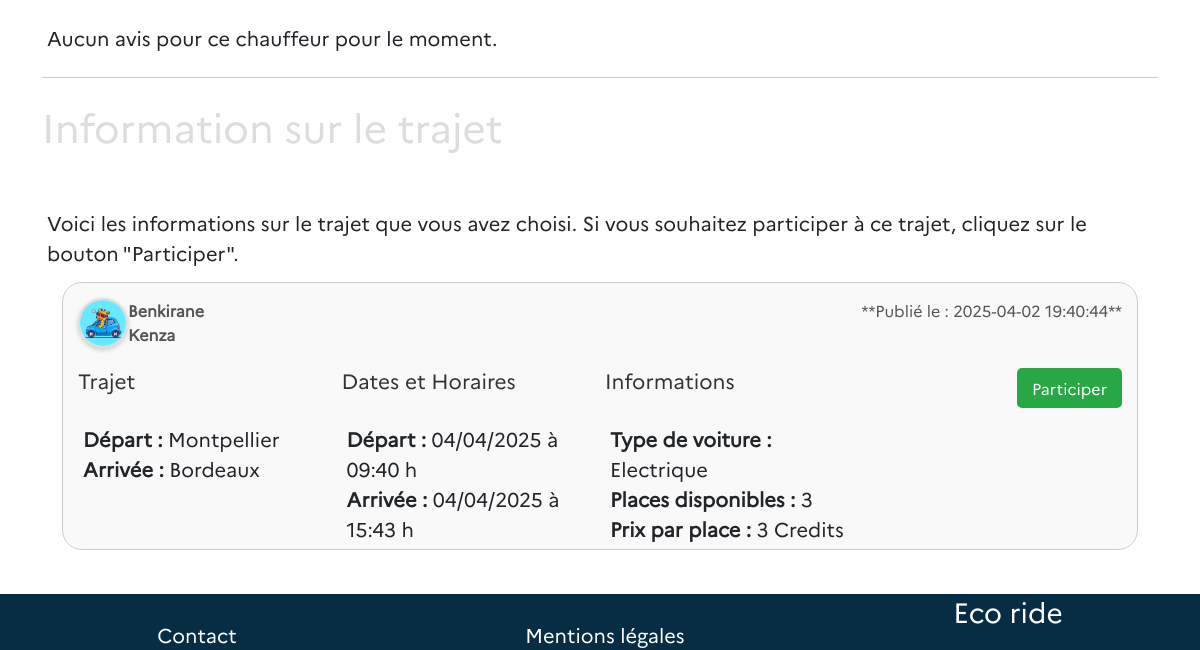
The app's page /pages/participer.php?covoiturage_id=117 (lower part), older data.
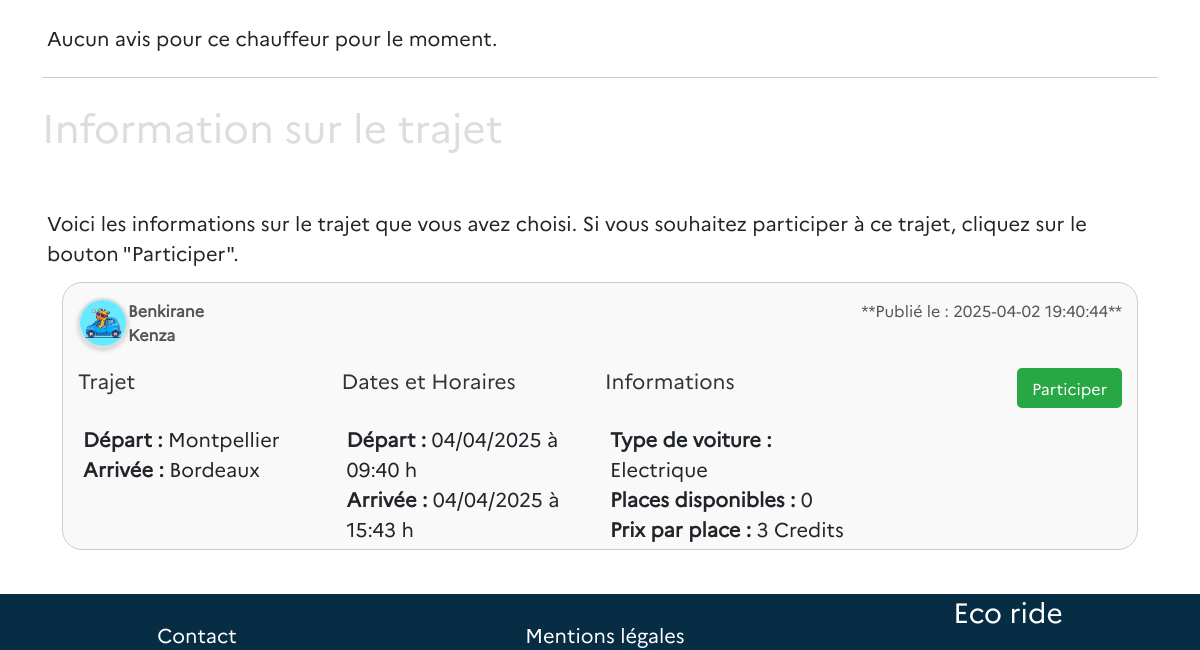
The same page, newer data.
### tables this page shows
CREATE TABLE "covoiturages" (
	"covoiturage_id"	INTEGER,
	"date_depart"	TEXT,
	"heure_depart"	TEXT,
	"lieu_depart"	TEXT,
	"date_arrivee"	TEXT,
	"heure_arrivee"	TEXT,
	"prix_personne"	INTEGER,
	"user_id"	INTEGER,
	"created_at"	TEXT,
	"lieu_arrivee"	TEXT,
	"nb_place"	INTEGER,
	"voiture_id"	INTEGER,
	"evaluation"	INTEGER,
	"commentaire"	TEXT,
	"statut"	TEXT DEFAULT 'en_attente',
	PRIMARY KEY("covoiturage_id" AUTOINCREMENT),
	FOREIGN KEY("user_id") REFERENCES "utilisateurs"("user_id")
);

CREATE TABLE "utilisateurs" (
	"user_id"	INTEGER,
	"nom"	TEXT,
	"prenom"	TEXT,
	"adresse"	TEXT,
	"email"	TEXT UNIQUE,
	"password"	TEXT,
	"telephone"	TEXT,
	"date_naissance"	TEXT,
	"photo"	BLOB,
	"pseudo"	TEXT UNIQUE,
	"credits"	INTEGER DEFAULT 20,
	"ville"	TEXT,
	"covoiturage_id"	INTEGER,
	PRIMARY KEY("user_id" AUTOINCREMENT),
	FOREIGN KEY("covoiturage_id") REFERENCES "covoiturages"("covoiturage_id")
);

CREATE TABLE "voitures" (
	"voiture_id"	INTEGER,
	"modele"	TEXT,
	"immatriculation"	TEXT UNIQUE,
	"energie"	TEXT,
	"couleur"	TEXT,
	"date_premiere_immatriculation"	TEXT,
	"user_id"	INTEGER,
	PRIMARY KEY("voiture_id" AUTOINCREMENT)
);

### pages/participer.php (the view, shortened to what this page needs)
<?php
$pdo = new PDO("sqlite:/Users/macosdev/Documents/GitHub/ecoRide-DrissBenkirane/ecorideDatabase.db");
$pdo->setAttribute(PDO::ATTR_ERRMODE, PDO::ERRMODE_EXCEPTION);
$covoiturage = null;
if (isset($_GET['covoiturage_id'])) {
    $covoiturage_id = $_GET['covoiturage_id'];
    try {
        $stmt = $pdo->prepare("
            SELECT c.*, u.nom AS nom, u.prenom AS prenom, u.date_naissance, u.photo,
                   v.modele, v.couleur, v.immatriculation, v.energie
            FROM covoiturages c
            LEFT JOIN utilisateurs u ON c.user_id = u.user_id
            LEFT JOIN voitures v ON c.voiture_id = v.voiture_id
            WHERE c.covoiturage_id = :covoiturage_id
        ");
        $stmt->bindParam(':covoiturage_id', $covoiturage_id, PDO::PARAM_INT);
        $stmt->execute();
        $covoiturage = $stmt->fetch(PDO::FETCH_OBJ);
    } catch (PDOException $e) {
        echo "Erreur lors de la récupération des informations du covoiturage : " . $e->getMessage();
    }
    try {
        $stmt = $pdo->prepare("
            SELECT
                u.user_id,
                u.nom,
                u.prenom,
                u.photo,
                a.avis_id,
                a.commentaire,
                a.note
            FROM Participations p
            JOIN avis a ON p.user_id = a.user_id
            JOIN utilisateurs u ON a.user_id = u.user_id
            WHERE p.covoiturage_id = :covoiturage_id
        ");
        $stmt->bindParam(':covoiturage_id', $covoiturage_id);
        $stmt->execute();
        $avis = $stmt->fetchAll(PDO::FETCH_OBJ);
        var_dump($resultats);
    } catch (PDOException $e) {
        echo "Erreur lors de la récupération des données : " . $e->getMessage();
    }
}
require_once '/Users/macosdev/Documents/GitHub/ecoRide-DrissBenkirane/elements/header.php';
?>
<div class="container">
    <br>
    <?php if ($covoiturage): ?>
        <br>
    <?php else: ?>
        <p>Covoiturage non trouvé.</p>
    <?php endif; ?>
    <?php if (!empty($avis)) : ?>
        <?php foreach ($avis as $unAvis) : ?>
            <div class="publication-cadre">
                <div class="publication-header">
                </div>
                <div class="publication-details">
                    <div class="avis-section">
                        <div class="avis-cadre">
                            <div class="avis-header">
                                <span>
                                    <img src="<?= htmlspecialchars($unAvis->photo) ?>"
                                        alt="Photo de <?= htmlspecialchars($unAvis->nom) ?>" class="photo-utilisateur"
                                        height="50" width="50">
                                </span>
                                <strong class="container">Avis donné par : </strong> <?= htmlspecialchars($unAvis->prenom) ?>
                                <?= htmlspecialchars($unAvis->nom) ?></br></br>
                            </div>
                            <div class="avis-contenu">
                                <p>"<?= htmlspecialchars($unAvis->commentaire) ?>"</p></br>
                                <span class="container">Note : <?= htmlspecialchars($unAvis->note) ?>/5</span>
                            </div>
                        </div>
                    </div>
                </div>
            </div>
        <?php endforeach; ?>
    <?php else : ?>
        <p>Aucun avis pour ce chauffeur pour le moment.</p>
    <?php endif; ?>
    <div class="ligne-horizontale"></div></br>
    <h1>Information sur le trajet</h1></br>
    <p class="description">Voici les informations sur le trajet que vous avez choisi. Si vous souhaitez participer à ce
        trajet, cliquez sur le bouton "Participer".</p></br>
    <form method="post">
        <div class="container-bottom2">
            <div class="publication-cadre">
                <div class="publication-header">
                    <div class="utilisateur-info">
                        <span>
                            <img src="<?= htmlspecialchars($covoiturage->photo) ?>"
                                alt="Photo de <?= htmlspecialchars($covoiturage->nom) ?>" class="photo-utilisateur"
                                height="50" width="50">
                        </span>
                        <span class="utilisateur" name="nom">
                            <?= htmlspecialchars($covoiturage->nom) ?></br><?= htmlspecialchars($covoiturage->prenom) ?>
                        </span>
                    </div>
                    <span class="date-creation" name="created_at">
                        **Publié le : <?= htmlspecialchars($covoiturage->created_at) ?>**
                    </span>
                </div>
                <div class="publication-details">
                    <div class="trajet">
                        <h3>Trajet</h3>
                        <p>
                            <strong>Départ :</strong> <?= htmlspecialchars($covoiturage->lieu_depart) ?>
                            <br>
                            <strong>Arrivée :</strong> <?= htmlspecialchars($covoiturage->lieu_arrivee) ?>
                        </p>
                    </div>
                    <div class="dates">
                        <h3>Dates et Horaires</h3>
                        <p>
                            <strong>Départ :</strong>
                            <?= htmlspecialchars(date('d/m/Y', strtotime($covoiturage->date_depart))) ?> à
                            <?= htmlspecialchars(date('H:i', strtotime($covoiturage->heure_depart))) ?> h
                            <br>
                            <strong>Arrivée :</strong>
                            <?= htmlspecialchars(date('d/m/Y', strtotime($covoiturage->date_arrivee))) ?> à
                            <?= htmlspecialchars(date('H:i', strtotime($covoiturage->heure_arrivee))) ?> h
                        </p>
                    </div>
                    <div class="informations">
                        <h3>Informations</h3>
                        <p>
                            <strong>Type de voiture :</strong> <?= htmlspecialchars($covoiturage->energie) ?>
                            <br>
                            <strong>Places disponibles :</strong> <?= htmlspecialchars($covoiturage->nb_place) ?>
                            <br>
                            <strong>Prix par place :</strong> <?= htmlspecialchars($covoiturage->prix_personne) ?>
                            Credits
                        </p>
                    </div>
                    <div class="publication-actions">
                        <button class="participer-btn" type="submit" name="participer">Participer</button>
                    </div>
                </div>
            </div>
        </div>
    </form>
</div>
<?php require_once '/Users/macosdev/Documents/GitHub/ecoRide-DrissBenkirane/elements/footer.php'; ?>

### elements/header.php (shortened to what this page needs)
<!DOCTYPE html>
<html lang="en">
<head>
    <link rel="stylesheet" href="../styles/font.css">
    <link rel="stylesheet" href="../styles/covoiturage.css">
    <link rel="stylesheet" href="../styles/home.css">
    <link rel="stylesheet" href="../styles/header.css">
    <link rel="stylesheet" href="../styles/research.css">
    <link rel="stylesheet" href="../styles/footer.css">
    <link href="https://cdn.jsdelivr.net/npm/bootstrap@5.0.0/dist/css/bootstrap.min.css" rel="stylesheet">
</head>

### elements/footer.php (shortened to what this page needs)
<footer>
    <footer class="bg-custom-footer text-white text-center footer">
        <div class="row">
            <div class="col-6 col-lg-4">
                <p class="text-white">Contact</p>
            </div>
            <div class="col-6 col-lg-4">
                <p>Mentions légales</p>
            </div>
            <div class="col-12 col-lg-4">
                <h3>Eco ride
                </h3>
            </div>
        </div>
    </footer>
    </body>
    </html>

### styles/covoiturage.css (style rules this page uses)
* { font-family: 'Marianne'; }
p { font-size: 20px; position: relative; left: 5px; top: 25px; }
.ligne-horizontale { border-bottom: 1px solid #ccc; width: 100%; margin-top: 50px; }
.publication-cadre { border: 1px solid #ccc; padding: 15px; margin-bottom: 15px; border-radius: 20px; background-color: #f9f9f9; margin-right: 20px; margin-left: 20px; }
.publication-header { display: flex; justify-content: space-between; margin-bottom: 10px; font-size: 1em; color: #555; }
.utilisateur { font-weight: bold; }
.publication-details { display: grid; grid-template-columns: repeat(auto-fit, minmax(200px, 1fr)); gap: 10px; }
.trajet h3, .dates h3, .informations h3 { margin-top: 0; margin-bottom: 5px; font-size: 1.3em; color: #333; }
.publication-actions { text-align: right; }
.participer-btn { background-color: #28a745; color: white; border: none; padding: 8px 15px; border-radius: 5px; cursor: pointer; font-size: 1em; transition: background-color 0.3s ease; }
.photo-utilisateur { width: 50px; height: 50px; border-radius: 50%; object-fit: cover; border: 2px solid #ddd; box-shadow: 0px 2px 5px rgba(0, 0, 0, 0.2); float: left; vertical-align: middle; }

### styles/home.css (style rules this page uses)
* { font-family: 'Marianne'; }
.container-bottom2 { margin-bottom: 100px; }
img { margin: 0 auto 10px; display: block; }
.row { display: flex; margin: 10px; }

### styles/header.css (style rules this page uses)
* { font-family: 'Marianne'; }

### styles/research.css (style rules this page uses)
h1 { color: #ddd; }

### styles/footer.css (style rules this page uses)
html { position: relative; min-height: 100%; }
footer.footer { position: absolute; bottom: 0; width: 100%; }
.bg-custom-footer { background-color: #072d44; }

Row changes from the older to the newer data that the page shows:
changed covoiturages "Montpellier": nb_place "3" → "0"
